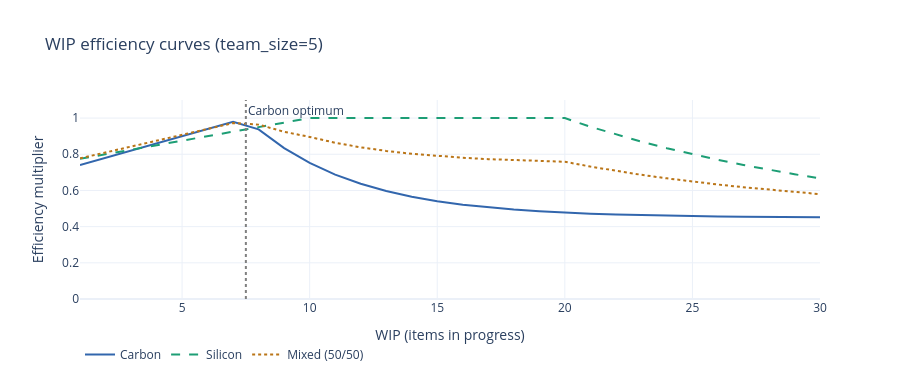

The notebook cell saved with this chart:
### Code cell
# --- Plot the efficiency curves ---
# TODO: check that the curves are consistent with the model and experiences in the real world

wip_range = list(range(1, 31))
team_size = 5

fig = go.Figure()
fig.add_trace(go.Scatter(x=wip_range,
    y=[carbon_wip_efficiency(w, team_size) for w in wip_range],
    name='Carbon', line=dict(color='#3266ad', width=2)))

fig.add_trace(go.Scatter(x=wip_range,
    y=[silicon_wip_efficiency(w, team_size) for w in wip_range],
    name='Silicon', line=dict(color='#1D9E75', width=2, dash='dash')))

fig.add_trace(go.Scatter(x=wip_range,
    y=[mixed_wip_efficiency(w, team_size) for w in wip_range],
    name='Mixed (50/50)', line=dict(color='#BA7517', width=2, dash='dot')))

fig.add_vline(x=1.5 * team_size, line_dash='dot', line_color='gray',
    annotation_text='Carbon optimum', annotation_position='top right')

fig.update_layout(
    title='WIP efficiency curves (team_size=5)',
    xaxis_title='WIP (items in progress)',
    yaxis_title='Efficiency multiplier',
    yaxis=dict(range=[0, 1.1]),
    height=380,
    template='plotly_white',
    legend=dict(orientation='h', y=-0.2)
)
fig.show()

### Figure 1 — Plotly figure (JSON) as saved in the notebook; plotly's stock layout.template omitted (floating-point values rounded to 4 significant figures)
{"data": [{"line": {"color": "#3266ad", "width": 2}, "name": "Carbon", "x": [1, 2, 3, 4, 5, 6, 7, 8, 9, 10, 11, 12, 13, 14, 15, 16, 17, 18, 19, 20, 21, 22, 23, 24, 25, 26, 27, 28, 29, 30], "y": [0.74, 0.78, 0.82, 0.86, 0.9, 0.94, 0.98, 0.9378, 0.8337, 0.7518, 0.6874, 0.6368, 0.5969, 0.5656, 0.5409, 0.5215, 0.5063, 0.4943, 0.4848, 0.4774, 0.4715, 0.4669, 0.4633, 0.4605, 0.4582, 0.4565, 0.4551, 0.454, 0.4532, 0.4525], "type": "scatter"}, {"line": {"color": "#1D9E75", "dash": "dash", "width": 2}, "name": "Silicon", "x": [1, 2, 3, 4, 5, 6, 7, 8, 9, 10, 11, 12, 13, 14, 15, 16, 17, 18, 19, 20, 21, 22, 23, 24, 25, 26, 27, 28, 29, 30], "y": [0.775, 0.8, 0.825, 0.85, 0.875, 0.9, 0.925, 0.95, 0.975, 1.0, 1.0, 1.0, 1.0, 1.0, 1.0, 1.0, 1.0, 1.0, 1.0, 1.0, 0.9524, 0.9091, 0.8696, 0.8333, 0.8, 0.7692, 0.7407, 0.7143, 0.6897, 0.6667], "type": "scatter"}, {"line": {"color": "#BA7517", "dash": "dot", "width": 2}, "name": "Mixed (50/50)", "x": [1, 2, 3, 4, 5, 6, 7, 8, 9, 10, 11, 12, 13, 14, 15, 16, 17, 18, 19, 20, 21, 22, 23, 24, 25, 26, 27, 28, 29, 30], "y": [0.7775, 0.81, 0.8425, 0.875, 0.9075, 0.94, 0.9725, 0.9639, 0.9244, 0.8959, 0.8637, 0.8384, 0.8185, 0.8028, 0.7905, 0.7808, 0.7731, 0.7671, 0.7624, 0.7587, 0.732, 0.708, 0.6864, 0.6669, 0.6491, 0.6329, 0.6179, 0.6042, 0.5914, 0.5796], "type": "scatter"}], "layout": {"shapes": [{"line": {"color": "gray", "dash": "dot"}, "type": "line", "x0": 7.5, "x1": 7.5, "xref": "x", "y0": 0, "y1": 1, "yref": "y domain"}], "annotations": [{"showarrow": false, "text": "Carbon optimum", "x": 7.5, "xanchor": "left", "xref": "x", "y": 1, "yanchor": "top", "yref": "y domain"}], "yaxis": {"title": {"text": "Efficiency multiplier"}, "range": [0, 1.1]}, "legend": {"orientation": "h", "y": -0.2}, "title": {"text": "WIP efficiency curves (team_size=5)"}, "xaxis": {"title": {"text": "WIP (items in progress)"}}, "height": 380}}
